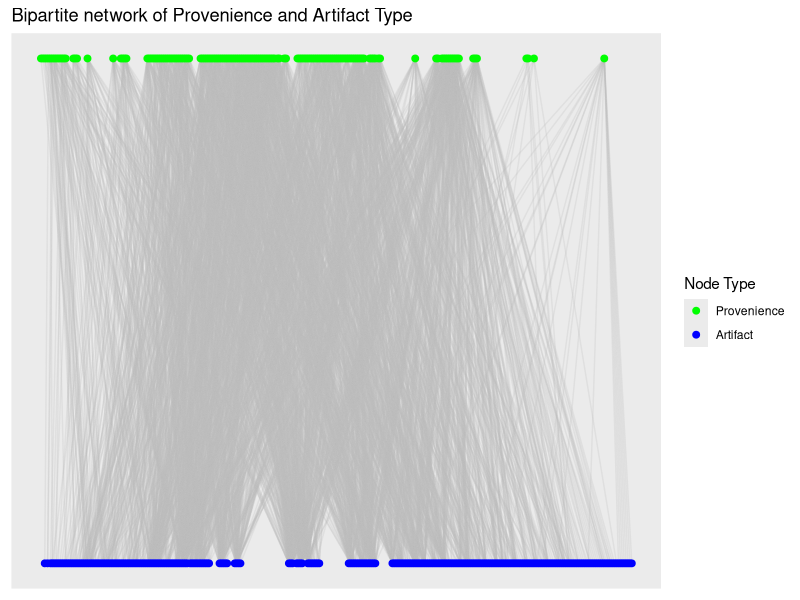
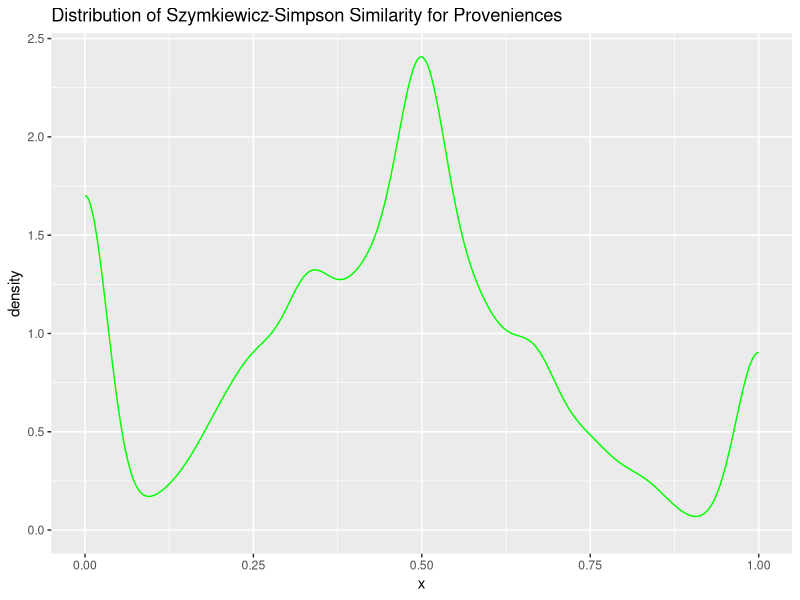
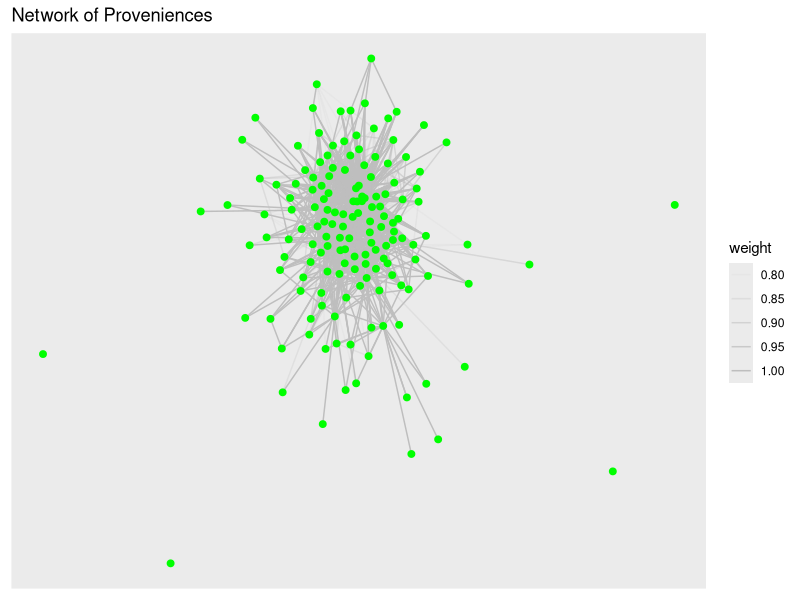
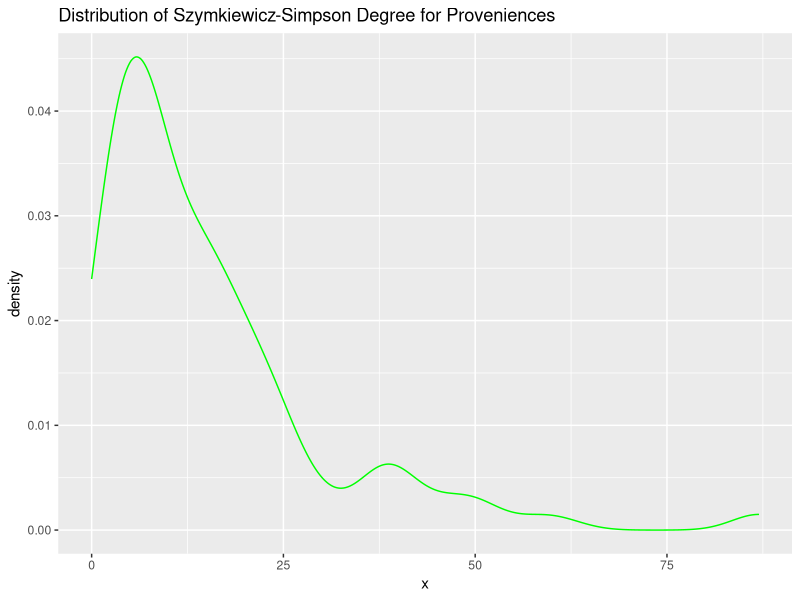
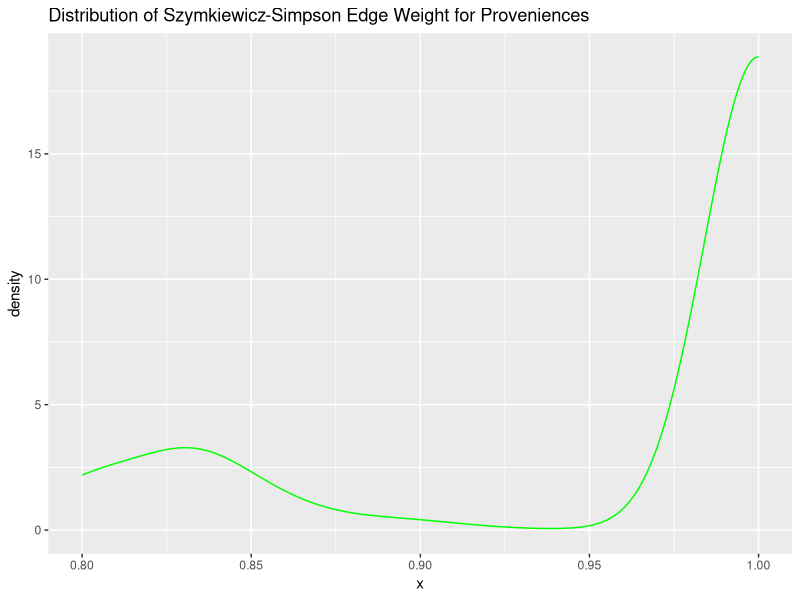
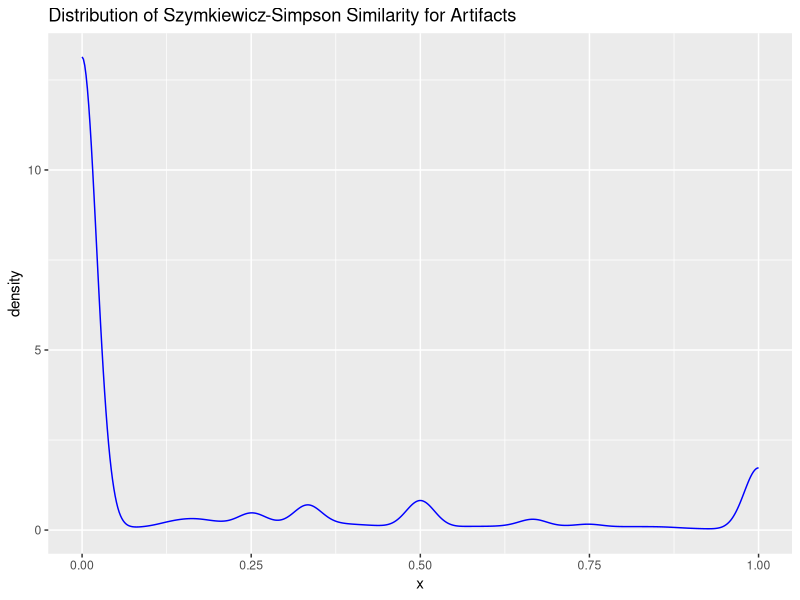
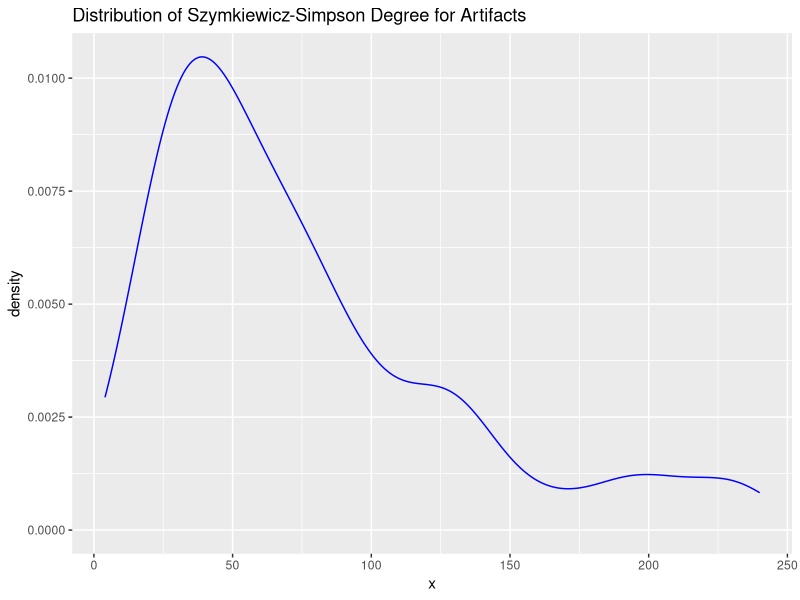
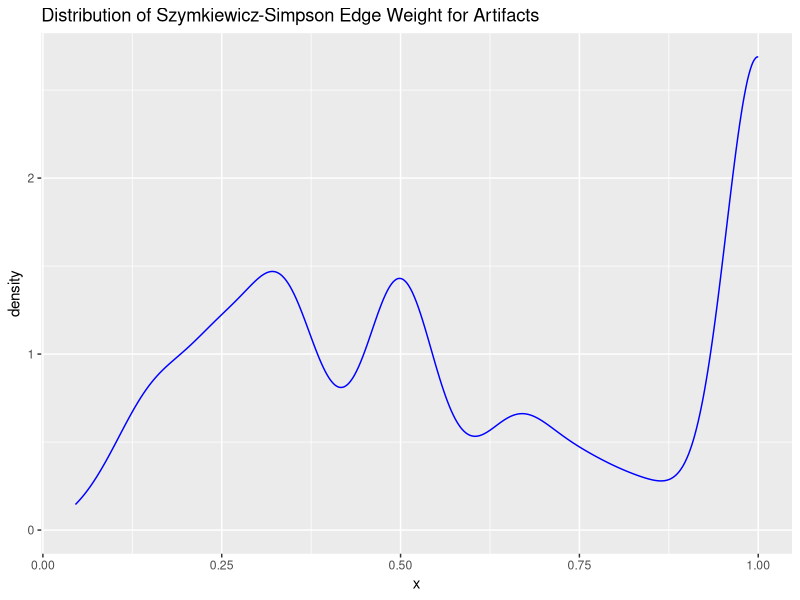

Write the R code that produced these figures, in order.

require(tidyverse)
require(igraph)
require(ggraph)

# Import data from file ---------------------------------------------------

dat <- read_csv("Catalog_SiteA.csv",
                col_select = c(LEVEL_ID, CODE))

# Create un-weighted bipartite graph --------------------------------------

g_assemblages_bpg <-
  graph_from_data_frame(unique.data.frame(select(dat, LEVEL_ID, CODE)),
                        directed = FALSE)

V(g_assemblages_bpg)$type <-
  bipartite_mapping(g_assemblages_bpg)$type

g_assemblages_bpg_layout <-
  g_assemblages_bpg %>% layout_as_bipartite()

g_assemblages_bpg %>%
  ggraph(layout = g_assemblages_bpg_layout) +
  geom_edge_link(color = "gray", alpha = 0.25) +
  geom_node_point(aes(color = type), size = 2) +
  scale_color_manual(
    values = c("green", "blue"),
    name = "Node Type",
    breaks = c(FALSE, TRUE),
    labels = c("Provenience", "Artifact")
  ) +
  ggtitle("Bipartite network of Provenience and Artifact Type")


# Create incidence matrix from bipartite graph -----------------------------

g_assemblages_bpg_inc <- as_incidence_matrix(g_assemblages_bpg)

# Project one-mode graphs with igraph --------------------------------------

g_assemblages_proj <-
  bipartite_projection(g_assemblages_bpg, multiplicity = TRUE)

g_assemblages_proj_prov <- g_assemblages_proj$proj1

g_assemblages_proj_artifact <- g_assemblages_proj$proj2

# g_assemblages_proj_prov %>%
#   ggraph(layout = "fr") +
#   geom_edge_link(color = "gray", aes(alpha = weight)) +
#   geom_node_point(color = "green", size = 2) +
#   ggtitle("Network of Proveniences")
# 
# g_assemblages_proj_artifact %>%
#   ggraph(layout = "fr") +
#   geom_edge_link(color = "gray", aes(alpha = weight)) +
#   geom_node_point(color = "blue", size = 2) +
#   ggtitle("Network of Artifact Types")


# Project one-mode graphs, Szymkiewicz-Simpson -----------------------------

overlap_coef_bin <- function(x) {
  # Calculate the pairwise sums of non-zero matrix elements to find the number
  # of intersecting elements between each input column
  bin_intersect_mat <- t(x) %*% x
  
  # Calculate the input column sums to find the individual size of each set
  col_sum <- apply(x, 2, function(xx)
    sum(xx != 0))
  
  # Find the smaller of each pair of sets by taking the matrix outer minimum
  min_set_size_mat <- outer(col_sum, col_sum, FUN = pmin)
  
  # Szymkiewicz-Simpson overlap coefficient is the pairwise intersection of two
  # sets divided by the size of the smaller set
  res <- bin_intersect_mat / min_set_size_mat
  
  # Set diagonal to identity
  diag(res) <- 1L
  
  # Assign input column names to rows and columns of return matrix
  dimnames(res) <- list(colnames(x), colnames(x))
  
  return(res)
}


## Project provenience -----------------------------------------------------

prov_adj_ssoc <- overlap_coef_bin(t(g_assemblages_bpg_inc))

prov_ssoc_vals <-
  prov_adj_ssoc[lower.tri(prov_adj_ssoc, diag = FALSE)]

ggplot(data = data.frame(x = c(prov_ssoc_vals)), aes(x = x)) +
  geom_density(color = "green") +
  ggtitle("Distribution of Szymkiewicz-Simpson Similarity for Proveniences")

g_assemblages_proj_prov_oc <-
  graph_from_adjacency_matrix(ifelse(prov_adj_ssoc < 0.8, 0, prov_adj_ssoc),
                              mode = "undirected",
                              weighted = TRUE,
                              diag = FALSE)

g_assemblages_proj_prov_oc %>%
  ggraph(layout = "fr") +
  geom_edge_link(color = "gray", aes(alpha = weight)) +
  geom_node_point(color = "green", size = 2) +
  ggtitle("Network of Proveniences")

ggplot(data = data.frame(x = degree(g_assemblages_proj_prov_oc)), aes(x = x)) +
  geom_density(color = "green") +
  ggtitle("Distribution of Szymkiewicz-Simpson Degree for Proveniences")

ggplot(data = data.frame(x = E(g_assemblages_proj_prov_oc)$weight), aes(x = x)) +
  geom_density(color = "green") +
  ggtitle("Distribution of Szymkiewicz-Simpson Edge Weight for Proveniences")


## Project artifact types --------------------------------------------------

artifact_adj_ssoc <- overlap_coef_bin(g_assemblages_bpg_inc)

artifact_ssoc_vals <-
  artifact_adj_ssoc[lower.tri(artifact_adj_ssoc, diag = FALSE)]

ggplot(data = data.frame(x = c(artifact_ssoc_vals)), aes(x = x)) +
  geom_density(color = "blue") +
  ggtitle("Distribution of Szymkiewicz-Simpson Similarity for Artifacts")

g_assemblages_proj_artifact_oc <-
  graph_from_adjacency_matrix(
    artifact_adj_ssoc,
    mode = "undirected",
    weighted = TRUE,
    diag = FALSE
  )

# g_assemblages_proj_artifact_oc %>%
#   ggraph(layout = "kk") +
#   geom_edge_link(color = "gray", aes(alpha = weight)) +
#   geom_node_point(color = "blue", size = 2) +
#   ggtitle("Network of Artifacts")

ggplot(data = data.frame(x = degree(g_assemblages_proj_artifact_oc)), aes(x = x)) +
  geom_density(color = "blue") +
  ggtitle("Distribution of Szymkiewicz-Simpson Degree for Artifacts")

ggplot(data = data.frame(x = E(g_assemblages_proj_artifact_oc)$weight), aes(x = x)) +
  geom_density(color = "blue") +
  ggtitle("Distribution of Szymkiewicz-Simpson Edge Weight for Artifacts")


# Project one-mode graphs, Sorenson-Dice -----------------------------------

soren_dice_sim_bin <- function(x) {
  # Calculate the pairwise sums of non-zero matrix elements to find the number
  # of intersecting elements between each input column
  bin_intersect_mat <- t(x) %*% x
  
  # Calculate the input column sums, to find the individual size of each set
  col_sum <- apply(x, 2, function(xx)
    sum(xx != 0))
  
  # Calculate the matrix outer sums for pairwise sum of set sizes
  set_size_sum_mat <- outer(col_sum, col_sum, FUN = "+")
  
  # Sorenson-Dice index is twice the size of the intersection divided by the
  # sum of the size for each set
  res <- (2 * bin_intersect_mat) / set_size_sum_mat
  
  # Set diagonal to identity
  diag(res) <- 1L
  
  # Assign input column names to rows and columns of return matrix
  dimnames(res) <- list(colnames(x), colnames(x))
  return(res)
  
}

## Project provenience -----------------------------------------------------

prov_adj_sd <- soren_dice_sim_bin(t(g_assemblages_bpg_inc))

prov_sd_vals <-
  prov_adj_sd[lower.tri(prov_adj_sd, diag = FALSE)]

ggplot(data = data.frame(x = prov_sd_vals), aes(x = x)) +
  geom_density(color = "green") +
  ggtitle("Distribution of Sorenson-Dice Similarity for Provenience")

g_assemblages_proj_prov_sd <-
  graph_from_adjacency_matrix(ifelse(prov_adj_sd < 0.439, 0, prov_adj_sd),
                              mode = "undirected",
                              weighted = TRUE,
                              diag = FALSE)

g_assemblages_proj_prov_sd %>%
  ggraph(layout = "kk") +
  geom_edge_link(color = "gray", aes(alpha = weight)) +
  geom_node_point(color = "green", size = 2) +
  ggtitle("Network of Proveniences")

ggplot(data = data.frame(x = degree(g_assemblages_proj_prov_sd)), aes(x = x)) +
  geom_density(color = "green") +
  ggtitle("Distribution of Sorenson-Dice Degree for Proveniences")

ggplot(data = data.frame(x = E(g_assemblages_proj_prov_sd)$weight), aes(x = x)) +
  geom_density(color = "green") +
  ggtitle("Distribution of Sorenson-Dice Edge Weight for Proveniences")


## Project artifact types --------------------------------------------------

artifact_adj_sd <- soren_dice_sim_bin(g_assemblages_bpg_inc)

artifact_sd_vals <-
  artifact_adj_sd[lower.tri(artifact_adj_sd, diag = FALSE)]

ggplot(data = data.frame(x = artifact_sd_vals), aes(x = x)) +
  geom_density(color = "blue") +
  ggtitle("Distribution of Sorenson-Dice Similarity for Artifacts")

g_assemblages_proj_artifact_sd <-
  graph_from_adjacency_matrix(artifact_adj_sd,
                              mode = "undirected",
                              weighted = TRUE,
                              diag = FALSE)

# g_assemblages_artifact_prov_sd %>%
#   ggraph(layout = "kk") +
#   geom_edge_link(color = "gray", aes(alpha = weight)) +
#   geom_node_point(color = "green", size = 2) +
#   ggtitle("Network of Artifacts")

ggplot(data = data.frame(x = degree(g_assemblages_proj_artifact_sd)), aes(x = x)) +
  geom_density(color = "blue") +
  ggtitle("Distribution of Sorenson-Dice Degree for Artifacts")

ggplot(data = data.frame(x = E(g_assemblages_proj_artifact_sd)$weight), aes(x = x)) +
  geom_density(color = "blue") +
  ggtitle("Distribution of Sorenson-Dice Edge Weight for Artifacts")


# Project one-mode graphs, Jaccard ----------------------------------------

jaccard_sim_bin <- function(x) {
  # Calculate the pairwise sums of non-zero matrix elements to find the number
  # of intersecting elements between each input column
  bin_intersect_mat <- t(x) %*% x
  
  # Calculate the input column sums to find the individual size of each set
  x_col_sum <- apply(x, 2, function(xx)
    sum(xx != 0))
  
  # Calculate the matrix outer sums for pairwise sum of set sizes
  set_size_sum_mat <- outer(x_col_sum, x_col_sum, FUN = "+")
  
  # Jaccard index is intersection of set sizes over the size of the union of
  # sets
  res <- bin_intersect_mat / (set_size_sum_mat - bin_intersect_mat)
  
  # Set diagonal to identity
  diag(res) <- 1L
  
  # Assign input column names to rows and columns of return matrix
  dimnames(res) <- list(colnames(x), colnames(x))
  
  return(res)
}

## Project provenience -----------------------------------------------------

prov_adj_jacc <- jaccard_sim_bin(t(g_assemblages_bpg_inc))

prov_jacc_vals <-
  prov_adj_jacc[lower.tri(prov_adj_jacc, diag = FALSE)]

ggplot(data = data.frame(x = prov_jacc_vals), aes(x = x)) +
  geom_density(color = "green") +
  ggtitle("Distribution of Jaccard Similarity for Provenience")

g_assemblages_proj_prov_jacc <-
  graph_from_adjacency_matrix(ifelse(prov_adj_jacc <0.281, 0, prov_adj_jacc),
                              mode = "undirected",
                              weighted = TRUE,
                              diag = FALSE)

g_assemblages_proj_prov_jacc %>%
  ggraph(layout = "kk") +
  geom_edge_link(color = "gray", aes(alpha = weight)) +
  geom_node_point(color = "green", size = 2) +
  ggtitle("Network of Proveniences")

ggplot(data = data.frame(x = degree(g_assemblages_proj_prov_jacc)), aes(x = x)) +
  geom_density(color = "green") +
  ggtitle("Distribution of Jaccard Degree for Proveniences")

ggplot(data = data.frame(x = E(g_assemblages_proj_prov_jacc)$weight), aes(x = x)) +
  geom_density(color = "green") +
  ggtitle("Distribution of Jaccard Edge Weight for Proveniences")


## Project artifact types --------------------------------------------------

artifact_adj_jacc <- jaccard_sim_bin(g_assemblages_bpg_inc)

artifact_jacc_vals <-
  artifact_adj_jacc[lower.tri(artifact_adj_jacc, diag = FALSE)]

ggplot(data = data.frame(x = artifact_jacc_vals), aes(x = x)) +
  geom_density(color = "blue") +
  ggtitle("Distribution of Jaccard Similarity for Artifacts")

g_assemblages_proj_artifact_jacc <-
  graph_from_adjacency_matrix(
    artifact_adj_jacc,
    mode = "undirected",
    weighted = TRUE,
    diag = FALSE
  )

# g_assemblages_proj_prov_jacc %>%
#   ggraph(layout = "kk") +
#   geom_edge_link(color = "gray", aes(alpha = weight)) +
#   geom_node_point(color = "blue", size = 2) +
#   ggtitle("Network of Artifacts")

ggplot(data = data.frame(x = degree(g_assemblages_proj_artifact_jacc)), aes(x = x)) +
  geom_density(color = "blue") +
  ggtitle("Distribution of Jaccard Degree for Artifacts")

ggplot(data = data.frame(x = E(g_assemblages_proj_artifact_jacc)$weight), aes(x = x)) +
  geom_density(color = "blue") +
  ggtitle("Distribution of Jaccard Edge Weight for Artifacts")

# TOM Adjacency -----------------------------------------------------------

tom_adjacency_matrix <- function(adj_mat) {
  l_mat <- adj_mat %*% t(adj_mat)
  
  k_row <- rowSums(adj_mat)
  k_col <- colSums(adj_mat)
  k_min <- outer(k_row, k_col, FUN = pmin)
  
  tom_adj <- (l_mat + adj_mat) / (k_min + 1 - adj_mat)
  
  diag(tom_adj) <- 1
  
  dimnames(tom_adj) <- list(colnames(adj_mat), colnames(adj_mat))
  
  return(tom_adj)
}

## Provenience overlap matrix ----------------------------------------------



## Artifact type overlap matrix --------------------------------------------


# Distribution of sample sizes ---------------------------------------------

require(gridExtra)

grid.arrange(
  ggplot(
    data = data.frame(x = rowSums(g_assemblages_bpg_inc)), 
    aes(x = x)) +
    geom_histogram(color = "gray", fill = "green", bins = 20) +
    ggtitle("Artifact Types per Provenience"),
  
  ggplot(
    data = data.frame(x = colSums(g_assemblages_bpg_inc)), 
    aes(x = x)) +
    geom_histogram(color = "gray", fill = "blue", bins = 20) +
    ggtitle("Occurence per Artifact Type"),
  
  ncol = 2
)



# Comparing similarity measures -------------------------------------------

prov_sims <-
  data.frame(ssoc = prov_ssoc_vals, 
             jacc = prov_jacc_vals, 
             sd = prov_sd_vals)

prov_sims %>% stack() %>%
  # filter(values > 0) %>% # View non-zero entries
  ggplot(aes(x = values)) +
  geom_density(color = "green",
               alpha = 0.4) +
  facet_grid(ind ~ ., scales = "free")

prov_sims %>% stack() %>%
  filter(values > 0) %>%
  ggplot(aes(x = ind, y = values, fill = ind)) +
  geom_violin()

artifact_sims <-
  data.frame(ssoc = artifact_ssoc_vals, 
             jacc = artifact_jacc_vals, 
             sd = artifact_sd_vals)

artifact_sims %>% stack() %>% 
  # filter(values > 0) %>% # View non-zero entries
  ggplot(aes(x = values)) +
  geom_density(color = "blue",
               alpha = 0.4) + 
  facet_grid(ind ~ ., scales = "free")

artifact_sims %>% stack() %>%
  # filter(values > 0) %>%
  ggplot(aes(x = ind, y = values, fill = ind)) +
  geom_violin()

sigmoid_function <- function(x) {
  1.0 / (1.0 + exp(-x))
}
